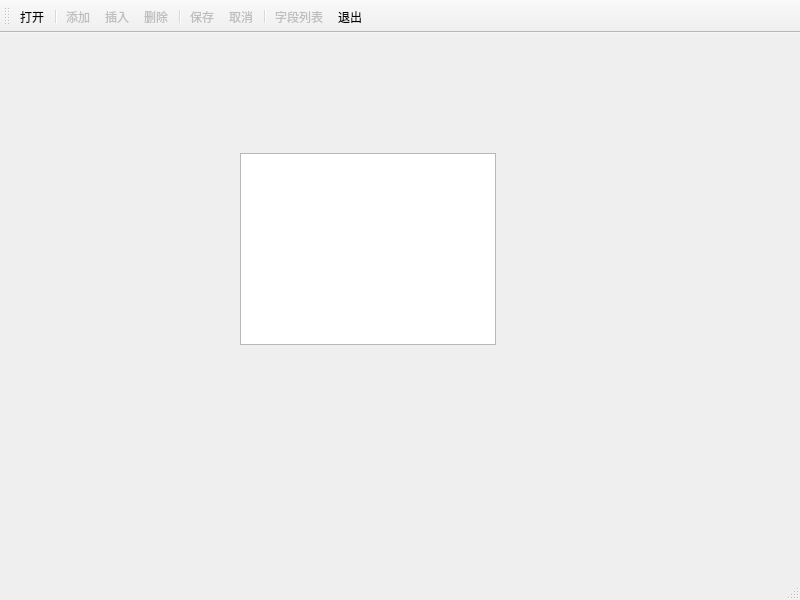
<?xml version="1.0" encoding="UTF-8"?>
<ui version="4.0">
 <class>TFormTable</class>
 <widget class="QMainWindow" name="TFormTable">
  <property name="geometry">
   <rect>
    <x>0</x>
    <y>0</y>
    <width>800</width>
    <height>600</height>
   </rect>
  </property>
  <property name="windowTitle">
   <string>MainWindow</string>
  </property>
  <widget class="QWidget" name="centralwidget">
   <widget class="QTableView" name="tableView">
    <property name="geometry">
     <rect>
      <x>240</x>
      <y>120</y>
      <width>256</width>
      <height>192</height>
     </rect>
    </property>
   </widget>
  </widget>
  <widget class="QStatusBar" name="statusbar"/>
  <widget class="QToolBar" name="toolBar">
   <property name="enabled">
    <bool>true</bool>
   </property>
   <property name="windowTitle">
    <string>toolBar</string>
   </property>
   <property name="toolButtonStyle">
    <enum>Qt::ToolButtonStyle::ToolButtonTextUnderIcon</enum>
   </property>
   <attribute name="toolBarArea">
    <enum>TopToolBarArea</enum>
   </attribute>
   <attribute name="toolBarBreak">
    <bool>false</bool>
   </attribute>
   <addaction name="act_OpenDB"/>
   <addaction name="separator"/>
   <addaction name="act_RecAppend"/>
   <addaction name="act_RecInsert"/>
   <addaction name="act_RecDelete"/>
   <addaction name="separator"/>
   <addaction name="act_Submit"/>
   <addaction name="act_Revert"/>
   <addaction name="separator"/>
   <addaction name="act_Fields"/>
   <addaction name="act_Quit"/>
  </widget>
  <action name="act_OpenDB">
   <property name="icon">
    <iconset resource="res.qrc">
     <normaloff>:/images/icons/images/001.GIF</normaloff>:/images/icons/images/001.GIF</iconset>
   </property>
   <property name="text">
    <string>打开</string>
   </property>
   <property name="toolTip">
    <string>打开数据库</string>
   </property>
   <property name="menuRole">
    <enum>QAction::MenuRole::NoRole</enum>
   </property>
  </action>
  <action name="act_Quit">
   <property name="icon">
    <iconset resource="res.qrc">
     <normaloff>:/images/icons/images/exit.bmp</normaloff>:/images/icons/images/exit.bmp</iconset>
   </property>
   <property name="text">
    <string>退出</string>
   </property>
   <property name="toolTip">
    <string>退出</string>
   </property>
   <property name="menuRole">
    <enum>QAction::MenuRole::NoRole</enum>
   </property>
  </action>
  <action name="act_RecAppend">
   <property name="enabled">
    <bool>false</bool>
   </property>
   <property name="icon">
    <iconset resource="res.qrc">
     <normaloff>:/images/icons/images/append.bmp</normaloff>:/images/icons/images/append.bmp</iconset>
   </property>
   <property name="text">
    <string>添加</string>
   </property>
   <property name="toolTip">
    <string>添加记录</string>
   </property>
   <property name="menuRole">
    <enum>QAction::MenuRole::NoRole</enum>
   </property>
  </action>
  <action name="act_RecInsert">
   <property name="enabled">
    <bool>false</bool>
   </property>
   <property name="icon">
    <iconset resource="res.qrc">
     <normaloff>:/images/icons/images/306.bmp</normaloff>:/images/icons/images/306.bmp</iconset>
   </property>
   <property name="text">
    <string>插入</string>
   </property>
   <property name="toolTip">
    <string>插入记录</string>
   </property>
   <property name="menuRole">
    <enum>QAction::MenuRole::NoRole</enum>
   </property>
  </action>
  <action name="act_Submit">
   <property name="enabled">
    <bool>false</bool>
   </property>
   <property name="icon">
    <iconset resource="res.qrc">
     <normaloff>:/images/icons/images/save.bmp</normaloff>:/images/icons/images/save.bmp</iconset>
   </property>
   <property name="text">
    <string>保存</string>
   </property>
   <property name="toolTip">
    <string>保存修改</string>
   </property>
   <property name="menuRole">
    <enum>QAction::MenuRole::NoRole</enum>
   </property>
  </action>
  <action name="act_Revert">
   <property name="enabled">
    <bool>false</bool>
   </property>
   <property name="icon">
    <iconset resource="res.qrc">
     <normaloff>:/images/icons/images/undo.bmp</normaloff>:/images/icons/images/undo.bmp</iconset>
   </property>
   <property name="text">
    <string>取消</string>
   </property>
   <property name="toolTip">
    <string>取消修改</string>
   </property>
   <property name="menuRole">
    <enum>QAction::MenuRole::NoRole</enum>
   </property>
  </action>
  <action name="act_RecDelete">
   <property name="enabled">
    <bool>false</bool>
   </property>
   <property name="icon">
    <iconset resource="res.qrc">
     <normaloff>:/images/icons/images/delete1.bmp</normaloff>:/images/icons/images/delete1.bmp</iconset>
   </property>
   <property name="text">
    <string>删除</string>
   </property>
   <property name="toolTip">
    <string>删除记录</string>
   </property>
   <property name="menuRole">
    <enum>QAction::MenuRole::NoRole</enum>
   </property>
  </action>
  <action name="act_Fields">
   <property name="enabled">
    <bool>false</bool>
   </property>
   <property name="icon">
    <iconset resource="res.qrc">
     <normaloff>:/images/icons/images/124.bmp</normaloff>:/images/icons/images/124.bmp</iconset>
   </property>
   <property name="text">
    <string>字段列表</string>
   </property>
   <property name="toolTip">
    <string>字段列表</string>
   </property>
   <property name="menuRole">
    <enum>QAction::MenuRole::NoRole</enum>
   </property>
  </action>
 </widget>
 <resources>
  <include location="res.qrc"/>
 </resources>
 <connections>
  <connection>
   <sender>act_Quit</sender>
   <signal>triggered()</signal>
   <receiver>TFormTable</receiver>
   <slot>close()</slot>
   <hints>
    <hint type="sourcelabel">
     <x>399</x>
     <y>299</y>
    </hint>
    <hint type="destinationlabel">
     <x>399</x>
     <y>299</y>
    </hint>
   </hints>
  </connection>
 </connections>
</ui>
